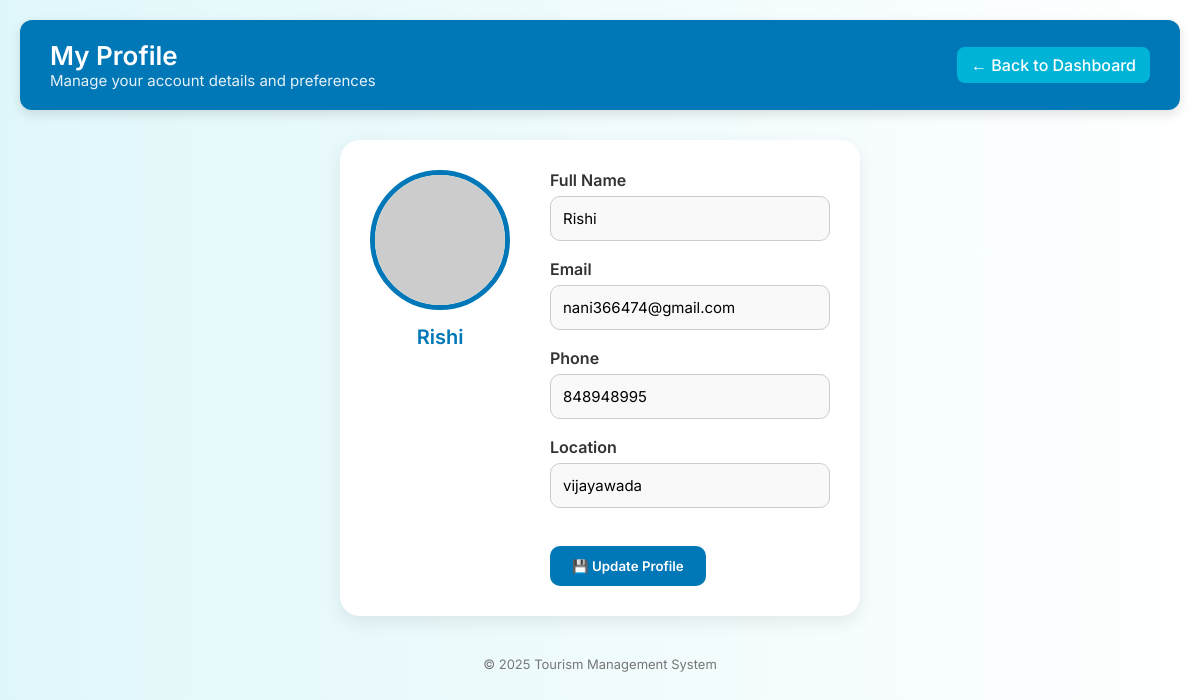
Screenshot of /profile (signed in) with the database file from the repository.
### tables this page shows
CREATE TABLE users (
        id INTEGER PRIMARY KEY AUTOINCREMENT,
        fullname TEXT NOT NULL,
        email TEXT UNIQUE NOT NULL,
        password_hash TEXT NOT NULL,
        phone TEXT,
        location TEXT,
        created_at TIMESTAMP DEFAULT CURRENT_TIMESTAMP
    );

### app.py (the view, shortened to what this page needs)
@app.route('/profile', methods=['GET', 'POST'])
def profile():
    if 'user_id' not in session:
        return redirect(url_for('login'))
    db = get_db()
    user = db.execute(
        "SELECT * FROM users WHERE id = ?", (session['user_id'],)
    ).fetchone()
    return render_template('profile.html', user=user)

### app.py (called while the page is built)
def get_db():
    if "db" not in g:
        db_url = os.environ.get("DATABASE_URL")  # Render will provide this
        if db_url:
            url = urlparse(db_url)
            g.db = psycopg2.connect(
                database=url.path[1:],
                user=url.username,
                password=url.password,
                host=url.hostname,
                port=url.port
            )
            g.db.autocommit = True
        else:
            g.db = sqlite3.connect(DB_PATH)
            g.db.row_factory = sqlite3.Row
            g.db.execute("PRAGMA foreign_keys = ON;")
    return g.db

### templates/profile.html (shortened to what this page needs)
<!DOCTYPE html>
<html lang="en">
<head>
</head>
<body>
  <header>
    <div>
      <h1>My Profile</h1>
      <p>Manage your account details and preferences</p>
    </div>
    <div class="back-link">
      <a href="{{ url_for('main_dashboard') }}">← Back to Dashboard</a>
    </div>
  </header>
  <div class="profile-container">
    <div class="avatar">
      <img src="https://i.pravatar.cc/140?u={{ user.id }}" alt="Profile Picture">
      <h3>{{ user.fullname }}</h3>
    </div>
    <form method="POST" action="{{ url_for('update_profile') }}">
      <div class="details">
        <div class="info-group">
          <label for="name">Full Name</label>
          <input type="text" id="name" name="name" value="{{ user.fullname }}">
        </div>
        <div class="info-group">
          <label for="email">Email</label>
          <input type="email" id="email" name="email" value="{{ user.email }}">
        </div>
        <div class="info-group">
          <label for="phone">Phone</label>
          <input type="tel" id="phone" name="phone" value="{{ user.phone or '' }}">
        </div>
        <div class="info-group">
          <label for="location">Location</label>
          <input type="text" id="location" name="location" value="{{ user.location or '' }}">
        </div>
        <div class="actions">
          <button type="submit">💾 Update Profile</button>
        </div>
      </div>
    </form>
  </div>
  <footer>
    &copy; 2025 Tourism Management System
  </footer>
</body>
</html>

### templates/profile.html (style rules this page uses)
* { margin: 0; padding: 0; box-sizing: border-box; font-family: 'Inter', sans-serif; }
body { background: linear-gradient(to right, #e0f7fa, #ffffff); color: #333; min-height: 100vh; padding: 20px; display: flex; flex-direction: column; }
header { background-color: #0077b6; color: white; padding: 20px 30px; border-radius: 12px; box-shadow: 0 4px 12px rgba(0,0,0,0.12); margin-bottom: 30px; display: flex; justify-content: space-between; align-items: center; flex-wrap: wrap; }
header h1 { font-size: 26px; font-weight: 600; }
header p { font-size: 15px; opacity: 0.9; }
.back-link a { color: white; background-color: #00b4d8; text-decoration: none; padding: 8px 14px; border-radius: 8px; font-weight: 500; transition: background-color 0.3s; display: inline-block; }
.profile-container { max-width: 1000px; margin: 0 auto; background-color: white; padding: 30px; border-radius: 20px; box-shadow: 0 6px 18px rgba(0,0,0,0.08); display: grid; grid-template-columns: 1fr 2fr; gap: 40px; animation: fadeIn 0.6s ease-in-out; }
.avatar { display: flex; flex-direction: column; align-items: center; }
.avatar img { width: 140px; height: 140px; border-radius: 50%; border: 5px solid #0077b6; object-fit: cover; }
.avatar h3 { margin-top: 15px; color: #0077b6; font-size: 20px; font-weight: 600; }
.details { display: grid; gap: 18px; }
.info-group { display: flex; flex-direction: column; }
.info-group label { font-weight: 600; margin-bottom: 6px; color: #333; }
.info-group input { padding: 12px; border: 1px solid #ccc; border-radius: 10px; background: #f9f9f9; font-size: 15px; transition: border 0.3s; }
.actions { margin-top: 20px; display: flex; gap: 12px; flex-wrap: wrap; }
.actions button { padding: 12px 22px; border: none; border-radius: 10px; background-color: #0077b6; color: white; font-weight: 600; cursor: pointer; transition: background 0.3s; }
footer { margin-top: 40px; text-align: center; font-size: 13px; color: #777; }

### rows the page displays
users: fullname "Rishi", name "Rishi", email "nani366474@gmail.com", phone "848948995", location "vijayawada"
